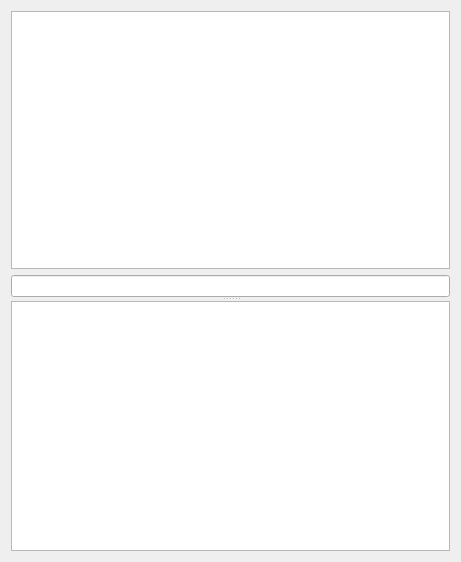
<?xml version="1.0" encoding="UTF-8"?>
<ui version="4.0">
 <class>Form</class>
 <widget class="QWidget" name="Form">
  <property name="geometry">
   <rect>
    <x>0</x>
    <y>0</y>
    <width>461</width>
    <height>562</height>
   </rect>
  </property>
  <property name="windowTitle">
   <string>Form</string>
  </property>
  <layout class="QVBoxLayout" name="verticalLayout_2">
   <item>
    <widget class="QSplitter" name="splitter">
     <property name="orientation">
      <enum>Qt::Vertical</enum>
     </property>
     <widget class="QWidget" name="layoutWidget">
      <layout class="QVBoxLayout" name="verticalLayout">
       <item>
        <widget class="QListWidget" name="history_listWidget"/>
       </item>
       <item>
        <widget class="QLineEdit" name="command_lineEdit"/>
       </item>
      </layout>
     </widget>
     <widget class="QPlainTextEdit" name="screen_plainTextEdit">
      <property name="undoRedoEnabled">
       <bool>false</bool>
      </property>
      <property name="readOnly">
       <bool>true</bool>
      </property>
     </widget>
    </widget>
   </item>
  </layout>
 </widget>
 <tabstops>
  <tabstop>command_lineEdit</tabstop>
  <tabstop>history_listWidget</tabstop>
  <tabstop>screen_plainTextEdit</tabstop>
 </tabstops>
 <resources/>
 <connections/>
</ui>
